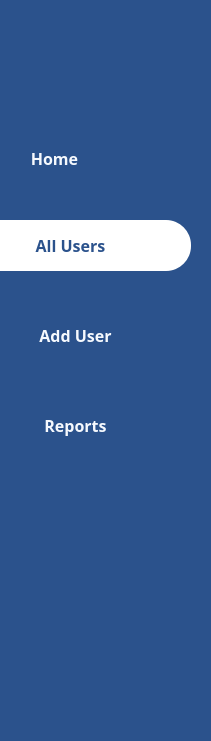
     <widget class="QFrame" name="userProfileBlueMenuBarAUP">
      <property name="geometry">
       <rect>
        <x>0</x>
        <y>-100</y>
        <width>211</width>
        <height>741</height>
       </rect>
      </property>
      <property name="styleSheet">
       <string notr="true"> background: #2B528C;
border-radius: 105px;</string>
      </property>
      <property name="frameShape">
       <enum>QFrame::StyledPanel</enum>
      </property>
      <property name="frameShadow">
       <enum>QFrame::Raised</enum>
      </property>
      <widget class="QPushButton" name="pbHomeAUP">
       <property name="geometry">
        <rect>
         <x>-81</x>
         <y>133</y>
         <width>271</width>
         <height>51</height>
        </rect>
       </property>
       <property name="font">
        <font>
         <family>Arial Rounded MT Bold</family>
         <pointsize>-1</pointsize>
         <weight>62</weight>
         <bold>true</bold>
        </font>
       </property>
       <property name="styleSheet">
        <string notr="true">QPushButton{
background: #2B528C;
font-weight: 500;
border-radius: 25px;
color:  rgba(248, 251, 255, 0.99);
border-color: rgba(104, 160, 229, 0.33);
font-size: 16px; 
}
QPushButton:hover
{
font-size: 18px;
}</string>
       </property>
       <property name="text">
        <string>Home</string>
       </property>
      </widget>
      <widget class="QPushButton" name="pbAllUsersAUP">
       <property name="geometry">
        <rect>
         <x>-50</x>
         <y>220</y>
         <width>241</width>
         <height>51</height>
        </rect>
       </property>
       <property name="font">
        <font>
         <family>Arial Rounded MT Bold</family>
         <pointsize>-1</pointsize>
         <weight>62</weight>
         <bold>true</bold>
        </font>
       </property>
       <property name="styleSheet">
        <string notr="true">QPushButton{
color: #2B528C;
font-weight: 500;
border-radius: 25px;
background:  white;
font-size: 16px; 
}
QPushButton:hover
{
font-size: 17px;

}</string>
       </property>
       <property name="text">
        <string>All Users</string>
       </property>
      </widget>
      <widget class="QPushButton" name="pbAddUserAUP">
       <property name="geometry">
        <rect>
         <x>-40</x>
         <y>310</y>
         <width>231</width>
         <height>51</height>
        </rect>
       </property>
       <property name="font">
        <font>
         <family>Arial Rounded MT Bold</family>
         <pointsize>-1</pointsize>
         <weight>62</weight>
         <bold>true</bold>
        </font>
       </property>
       <property name="styleSheet">
        <string notr="true">QPushButton{
background: #2B528C;
font-weight: 500;
border-radius: 25px;
color:  rgba(248, 251, 255, 0.99);
border-color: rgba(104, 160, 229, 0.33);
font-size: 16px; 
}
QPushButton:hover
{
font-size: 18px;
}</string>
       </property>
       <property name="text">
        <string>Add User</string>
       </property>
      </widget>
      <widget class="QPushButton" name="pbReportsAUP">
       <property name="geometry">
        <rect>
         <x>-40</x>
         <y>400</y>
         <width>231</width>
         <height>51</height>
        </rect>
       </property>
       <property name="font">
        <font>
         <family>Arial Rounded MT Bold</family>
         <pointsize>-1</pointsize>
         <weight>62</weight>
         <bold>true</bold>
        </font>
       </property>
       <property name="styleSheet">
        <string notr="true">QPushButton{
background: #2B528C;
font-weight: 500;
border-radius: 25px;
color:  rgba(248, 251, 255, 0.99);
border-color: rgba(104, 160, 229, 0.33);
font-size: 16px; 
}
QPushButton:hover
{
font-size: 18px;
}</string>
       </property>
       <property name="text">
        <string>Reports</string>
       </property>
      </widget>
     </widget>
